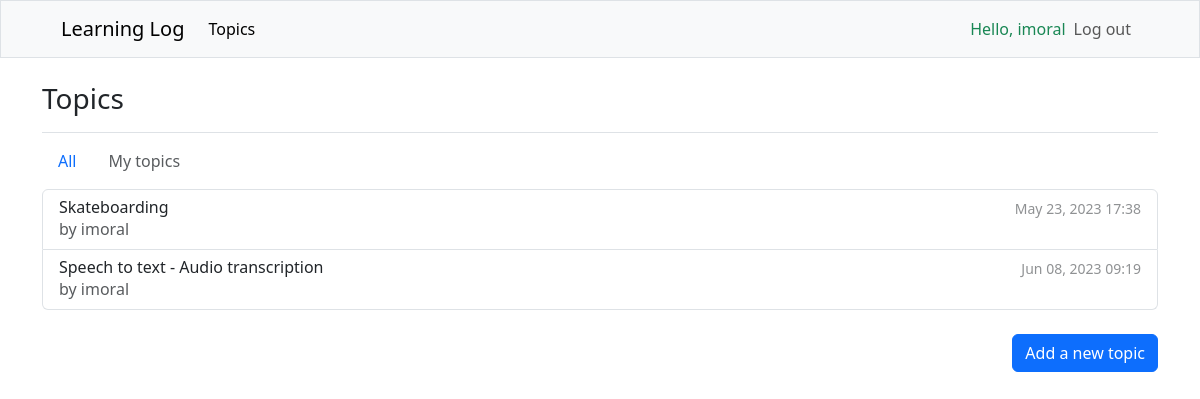
The app's page /my_topics/ (signed in) with its own data.
### learning_logs/models.py (models this page shows)
class Topic(models.Model):
    text = models.CharField(max_length=200)
    date_added = models.DateTimeField(auto_now=True)
    owner = models.ForeignKey(get_user_model(), on_delete=models.CASCADE)
    def __str__(self):
        return self.text

### learning_logs/views.py (the view)
# urls.py: path('my_topics/', views.my_topics, name='my_topics'),
@login_required
def my_topics(request):
    topics_ = Topic.objects.filter(owner=request.user).order_by('date_added')
    context = {'topics': topics_, 'filter': True}
    return render(request, 'learning_logs/topics.html', context)

### learning_logs/templates/learning_logs/topics.html
{% extends "learning_logs/base.html" %}
{% block page_header %}
    <div class="pb-2 mb-2 border-bottom">
        <h3>Topics</h3>
    </div>
{% endblock page_header %}
{% block content %}
    <ul class="nav mb-2">
        {% if filter %}
            <a class="nav-link active" href="{% url 'learning_logs:topics' %}">All</a>
            <a class="nav-link disabled" href="#">My topics</a>
        {% else %}
            <a class="nav-link disabled" href="#">All</a>
            <a class="nav-link active" href="{% url 'learning_logs:my_topics' %}">My topics</a>
        {% endif %}
    </ul>
    <div class="list-group mx-0 mb-4 w-auto">
        {% for topic in topics %}
            <a href="{% url 'learning_logs:topic' topic.id%}" class="list-group-item list-group-item-action">
                <div class="d-flex gap-2 w-100 justify-content-between">
                  <div>
                    <h6 class="mb-0">{{ topic }}</h6>
                    <p class="mb-0 opacity-75">by {{ topic.owner }}</p>
                  </div>
                  <small class="opacity-50 text-nowrap">{{ topic.date_added|date:'M d, Y H:i' }}</small>
                </div>
            </a>
        {% empty %}
            <span>No topics have been added yet.</span>
        {% endfor %}
    </div>
    <div class="d-flex flex-row-reverse">
        <a href="{% url 'learning_logs:new_topic' %}" class="btn btn-primary" role="button">Add a new topic</a>
    </div>
{% endblock content %}

### learning_logs/templates/learning_logs/base.html (shortened to what this page needs)
<!DOCTYPE html>
{% load django_bootstrap5 %}
{% load i18n %}
{% get_current_language as LANGUAGE_CODE %}
<html lang="{{ LANGUAGE_CODE|default:'en_us' }}">
<head>
    {% bootstrap_css %}
</head>
<body>
    {% block sidebar %}
        <nav class="navbar navbar-expand-lg bg-light mb-4 px-5 border">
            <div class="container-fluid">
                <a class="navbar-brand" href="{% url 'learning_logs:index' %}">Learning Log</a>
                <div class="collapse navbar-collapse" id="navbarSupportedContent">
                    <ul class="navbar-nav flex-grow-1 me-auto mb-2 mb-lg-0">
                        <li class="nav-item">
                            <a class="nav-link active" aria-current="page" href="{% url 'learning_logs:topics' %}">Topics</a>
                        </li>
                    </ul>
                    <ul class="navbar-nav me-auto mb-2 mb-lg-0">
                        {% if user.is_authenticated %}
                            <li class="nav-item d-flex">
                                <span class="navbar-text flex-fill text-success">Hello, {{ user.username }}</span>
                            </li>
                            <li class="nav-item">
                                <a class="nav-link" href="{% url 'users:logout' %}">Log out</a>
                            </li>
                        {% endif %}
                    </ul>
                </div>
            </div>
        </nav>
    {% endblock sidebar %}
    <main role="main" class="container">
        {% block page_header %}{% endblock page_header %}
        {% block content %}{% endblock content %}
    </main>
</body>
</html>

### records on screen
Topic: text "Skateboarding", owner "imoral", date_added "May 23, 2023 17:38"
Topic: text "Speech to text - Audio transcription", owner "imoral", date_added "Jun 08, 2023 09:19"

### other values on screen
{{ user.username }} "imoral"
